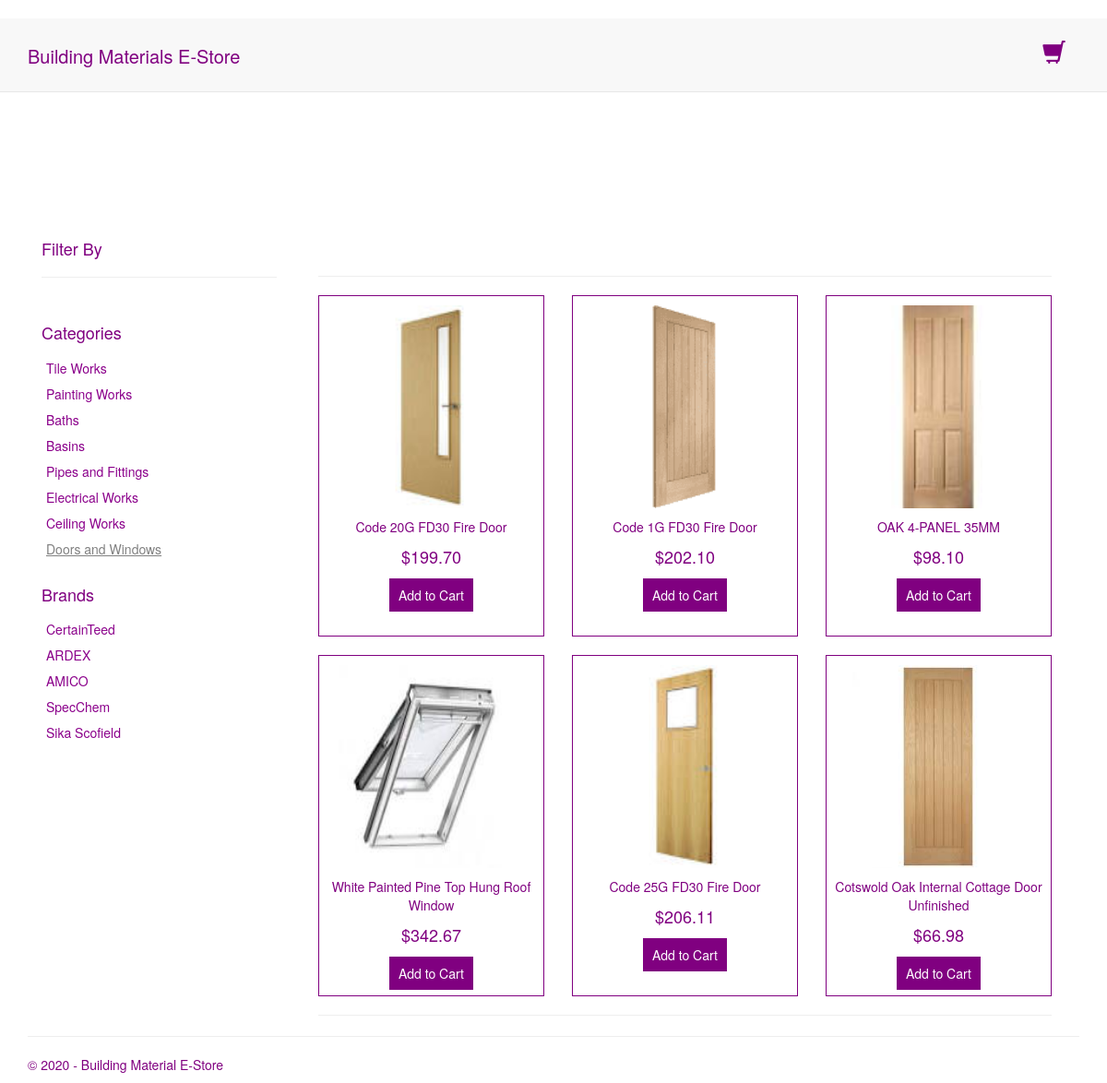
Page /catalogue/doors-and-windows/all-brands/ on the committed database.
### catalogueapp/models.py (models this page shows, shortened)
class Base(models.Model):
    created_date = models.DateTimeField(auto_now_add=True)
    modified_date = models.DateTimeField(auto_now=True)
    class Meta:
        abstract = True

class Category(Base):
    Category_Status = [(0,"Active"),(1,"InActive")]
    name  = models.CharField(max_length=50, unique=True)
    slug = models.SlugField(max_length=50, unique=True, help_text='Unique value for category page URL, created from name.')
    description  = models.TextField()
    meta_description  = models.CharField("Meta Description", max_length=500, help_text='Content for description meta tag')
    meta_keywords  = models.CharField("Meta Keywords", max_length=500, help_text='Comma separated set of SEO keywords for meta tag')
    category_status  = models.IntegerField(choices=Category_Status, default=0)
    class Meta:
        db_table = 'categories'
        ordering = ['-created_date']
        verbose_name_plural = 'Categories'

class Brand(Base):
    Brand_Status = [(0,"Active"),(1,"InActive")]
    name  = models.CharField(max_length=50, unique=True)
    slug = models.SlugField(max_length=50, unique=True, help_text='Unique value for brand page URL, created from name.')
    description  = models.TextField()
    meta_description  = models.CharField("Meta Description", max_length=255, help_text='Content for description meta tag')
    meta_keywords  = models.CharField("Meta Keywords", max_length=255, help_text='Comma separatedset of SEO keywords for meta tag')
    brand_status  = models.IntegerField(choices=Brand_Status, default=0)
    class Meta:
        db_table = 'brands'
        ordering = ['-created_date']
        verbose_name_plural = 'Brands'

class Product(Base):
    Product_Status = [(0,"Active"),(1,"InActive")]
    name  = models.CharField(max_length=50)
    slug = models.SlugField(max_length=500, unique=True, help_text='Unique value for product page URL, created from name.')
    description  = models.TextField()
    meta_description  = models.CharField("Meta Description", max_length=500, help_text='Content for description meta tag')
    meta_keywords  = models.CharField("Meta Keywords", max_length=500, help_text='Comma separated set of SEO keywords for meta tag')
    sku = models.CharField(max_length=100)
    model = models.CharField(max_length=200)
    price = models.DecimalField(max_digits=10,decimal_places=2)
    old_price = models.DecimalField(max_digits=10,decimal_places=2, blank=True,default=0.00)
    image_url = models.CharField(max_length=250)
    is_bestseller = models.BooleanField(default=False)
    is_featured = models.BooleanField(default=False)
    quantity = models.IntegerField()
    categories = models.ManyToManyField(Category)
    brands = models.ManyToManyField(Brand)
    product_status  = models.IntegerField(choices=Product_Status, default=0)
    class Meta:
        db_table = 'products'
        ordering = ['-created_date']

### catalogueapp/views.py (the view)
# urls.py: path('', views.catalogue, name='catalogue'),
def catalogue(request, category_slug='all-categories', brand_slug='all-brands'):
    assert isinstance(request, HttpRequest)
    if request.method == "POST":
       cart_service.add_to_cart(request) #We are adding item to the cart
       page_object = catalogue_service.fetch_products(request, category_slug, brand_slug)
       return render(
           request,
           'catalogueapp/index.html',
            {
                'title': 'Product Page',
                'year':datetime.now().year,
                'page_object': page_object,
                'selected_category':category_slug,
                'selected_brand':brand_slug,
            }
         )
    else:
        page_object = catalogue_service.fetch_products(request, category_slug, brand_slug)
        return render(
            request,
            'catalogueapp/index.html',
            {
                'title': 'Product Page',
                'year':datetime.now().year,
                'page_object': page_object,
                'selected_category':category_slug,
                'selected_brand':brand_slug,
            }
)

### app/bmes_context_service.py (called while the page is built)
def bmes_context(request):
    return {
              'site_name': settings.SITE_NAME,
              'categories': Category.objects.filter(category_status=0),
              'brands': Brand.objects.filter(brand_status=0),
              'selected_category':'all-categories',
              'selected_brand':'all-brands',
              'cart_item_count': cart_service.cart_items_count(request),
              'cart_total': cart_service.get_cart_total(request),
              'cart_items': cart_service.get_cart_items(request),
           }

### cartapp/cart_service.py (called while the page is built)
def _unique_cart_id(request):
     if request.session.get(UNIQUE_CART_ID_SESSION_KEY,'') == '':
         request.session[UNIQUE_CART_ID_SESSION_KEY] = _generate_unique_id()
     return request.session[UNIQUE_CART_ID_SESSION_KEY]

def _generate_unique_id():
    u_id = uuid.uuid1()
    u_id_string = str(u_id)
    return u_id_string

def get_cart(request):
    unique_id =_unique_cart_id(request)
    try:
        cart = get_object_or_404(Cart, unique_cart_id=unique_id)
        return cart
    except :
        return None

def get_cart_items(request):
    cart = get_cart(request)
    if cart:
        return CartItem.objects.filter(cart__unique_cart_id=_unique_cart_id(request))

def cart_items_count(request):
    items = get_cart_items(request)
    int = 0
    if items:
       for item in items:
           int +=item.quantity
    return int

def get_cart_total(request):
    cart = get_cart(request)
    cart_total = decimal.Decimal('0.00')
    if cart:
        cart_items = CartItem.objects.filter(cart__unique_cart_id=_unique_cart_id(request))
        for item in cart_items:
            cart_total += item.cart_item_total()
        return cart_total
    else:
        return cart_total

### catalogueapp/templates/catalogueapp/index.html
{% extends "app/layout.html" %}
{% block content %}
<div class="container">
  <div class="row">
    <div class="col-md-3 index__filter-wrapper">
      <h4 class="index__filter-title">Filter By</h4>
      <hr/>
      <div>
        {% include 'catalogueapp/partials/category.html' %}
      </div>
      <div>
        {% include 'catalogueapp/partials/brand.html' %}
      </div>
    </div>
    <div class="col-md-9 {%if page_object.has_other_pages %}index__product-wrapper--has-pages{%else%}index__product-wrapper--no-pages{% endif%}">
      {% include 'catalogueapp/partials/product_list.html' %}
    </div>
  </div>
</div>
{% endblock %}

### catalogueapp/templates/catalogueapp/partials/category.html
﻿<h5 class="category__heading">Categories</h5>
{% for c in categories %}
    <div class="category__list-wrapper">
      {% if c.slug == selected_category%}
         <a href="{% url 'catalogueapp:catalogue' c.slug selected_brand %}" class="category__selected">{{ c.name }}</a>
      {% else %}
         <a href="{% url 'catalogueapp:catalogue' c.slug selected_brand %}" class="category__not-selected">{{ c.name }}</a>
      {% endif %}
    </div>
{% endfor %}

### catalogueapp/templates/catalogueapp/partials/brand.html
﻿<h5 class="brand__heading">Brands</h5>
{% for b in brands %}
    <div class="brand__list-wrapper">
      {% if b.slug == selected_brand%}
           <a href="{% url 'catalogueapp:catalogue' selected_category b.slug %}" class="brand__selected">{{ b.name }}</a>
      {% else %}
           <a href="{% url 'catalogueapp:catalogue' selected_category b.slug %}" class="brand__not-selected">{{ b.name }}</a>
      {% endif %}
    </div>
{% endfor %}

### catalogueapp/templates/catalogueapp/partials/product_list.html (shortened to what this page needs)
﻿<div class="container">
  <div class="row">
  </div>
  <hr class="product-list__upper-horizontal-line"/>
  <div class="row">
    {%if page_object%}
        {% for product in page_object %}
            <div class="col-md-4">
              {% include 'catalogueapp/partials/product_list_item.html'%}
            </div>
        {% endfor %}
    {% endif%}
  </div>
  <hr class="product-list__lower-horizontal-line"/>
  <div class="row">
  </div>
</div>

### catalogueapp/templates/catalogueapp/partials/product_list_item.html (shortened to what this page needs)
﻿<div class="product-list-item">
  <div class="product-list-item__image-wrapper">
    {% load static %}
    <img src="{% static 'app/images/productimages/main/'%}{{product.image_url}}" class="product-list-item__image"/>
  </div>
  <div>
    <p class="product-list-item__product-name">{{product.name}}</p>
  </div>
  <div>
    <p class="product-list-item__product-price">${{product.price}}</p>
  </div>
  <div>
    <form method="post">
      <button type="submit" name="submit" class="product-list-item__button">Add to Cart</button>
    </form>
  </div>
</div>

### app/static/app/content/site.css (style rules this page uses)
body { padding: 0px; margin: 0px; }
form { padding: 0px; margin: 0px; }

### app/static/app/content/bmes.css (style rules this page uses)
.brand__heading { font-size: 18px; font-weight: 500; color: purple; }
.brand__list-wrapper { padding-top: 8px; padding-left: 5px; }
.brand__not-selected { color: darkmagenta; }
.category__heading { font-size: 18px; font-weight: 500; color: purple; }
.category__list-wrapper { padding-top: 8px; padding-left: 5px; }
.category__selected { color: gray; text-decoration-line: underline; }
.category__not-selected { color: darkmagenta; }
.index__filter-wrapper { padding-top: 70px; padding-bottom: 250px; }
.index__filter-title { font-size: 18px; font-weight: 400; color: purple; }
.index__product-wrapper--no-pages { padding-top: 79px; }
.product-list__upper-horizontal-line { padding: 0px; margin: 0px; }
.product-list__lower-horizontal-line { padding-bottom: -18px; margin-bottom: -18px; }
.product-list-item { height: 370px; text-align: center; padding: 10px 5px 10px 5px; border: 1px solid purple; }
.product-list-item__image-wrapper { margin-bottom: 10px; }
.product-list-item__image { height: 220px; width: 200px; }
.product-list-item__product-name { font-size: 14px; font-weight: 500; color: purple; }
.product-list-item__product-price { font-size: 18px; font-weight: 500; color: purple; }
.product-list-item__button { background-color: purple; color: white; padding: 8px 10px; border: none; }

### rows in the picture
Category: name "Tile Works"
Category: name "Painting Works"
Category: name "Baths"
Category: name "Basins"
Category: name "Pipes and Fittings"
Category: name "Electrical Works"
Category: name "Ceiling Works"
Category: name "Doors and Windows"
Brand: name "CertainTeed"
Brand: name "ARDEX"
Brand: name "AMICO"
Brand: name "SpecChem"
Brand: name "Sika Scofield"
Product: image_url (picture), name "Code 20G FD30 Fire Door", price "199.70"
Product: image_url (picture), name "Code 1G FD30 Fire Door", price "202.10"
Product: image_url (picture), name "OAK 4-PANEL 35MM", price "98.10"
Product: image_url (picture), name "White Painted Pine Top Hung Roof Window", price "342.67"
Product: image_url (picture), name "Code 25G FD30 Fire Door", price "206.11"
Product: image_url (picture), name "Cotswold Oak Internal Cottage Door Unfinished", price "66.98"
